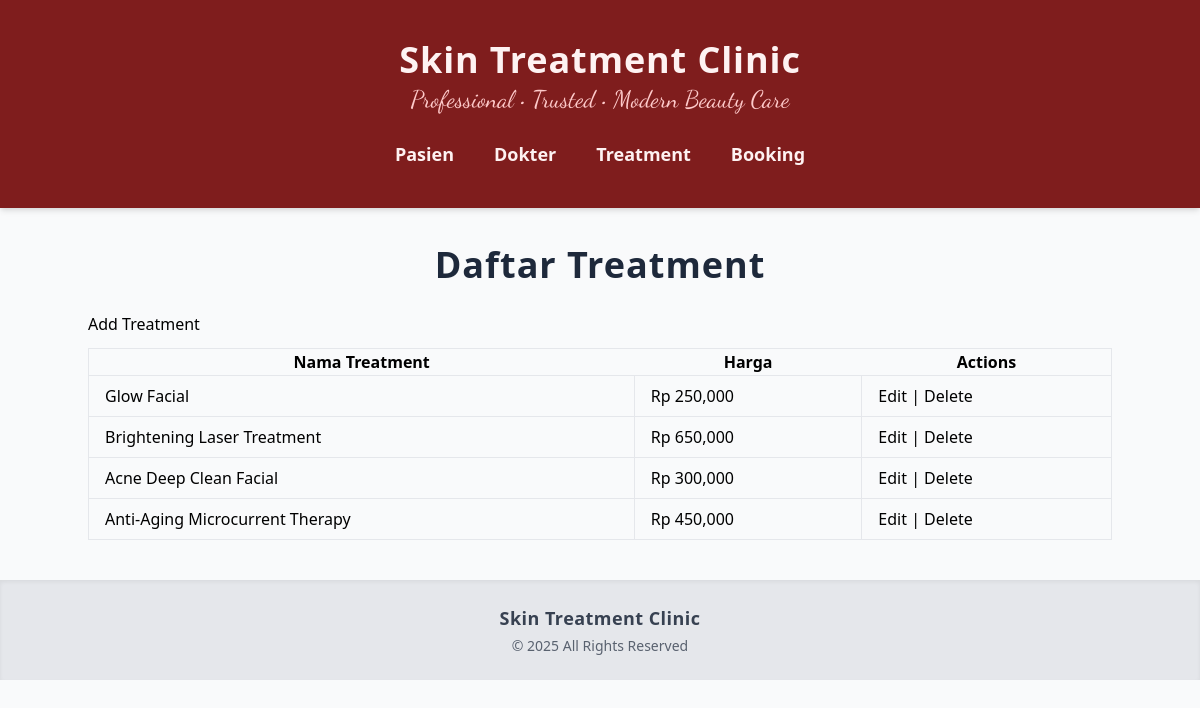
Screenshot of /index.php?entity=treatment&action=list with the database file from the repository.
### tables this page shows
CREATE TABLE treatment (
    id_treatment INT AUTO_INCREMENT PRIMARY KEY,
    nama_treatment VARCHAR(100) NOT NULL,
    harga INT NOT NULL
);

### models/Treatment.php (called while the page is built, shortened)
<?php
require_once "config/Database.php";
class Treatment
{
    private $conn;
    private $table = "treatment";
    public function __construct()
    {
        $database = new Database();
        $this->conn = $database->getConnection();
    }
    public function getAll()
    {
        $query = "SELECT * FROM " . $this->table;
        $stmt = $this->conn->prepare($query);
        $stmt->execute();
        return $stmt->fetchAll(PDO::FETCH_ASSOC);
    }
}

### config/Database.php (called while the page is built, shortened)
<?php
class Database
{
    private $host = "localhost";
    private $database = "skin_clinic";
    private $username = "root";
    private $password = "";
    public function getConnection()
    {
        $this->conn = null;
        try {
            $this->conn = new PDO(
                "mysql:host=" . $this->host . ";dbname=" . $this->database,
                $this->username,
                $this->password
            );
            $this->conn->setAttribute(PDO::ATTR_ERRMODE, PDO::ERRMODE_EXCEPTION);
        } catch (PDOException $exception) {
            echo "Connection error: " . $exception->getMessage();
        }
        return $this->conn;
    }
}

### viewmodels/TreatmentViewModel.php (called while the page is built, shortened)
<?php
require_once 'models/Treatment.php';
class TreatmentViewModel
{
    private $treatment;
    public function __construct()
    {
        $this->treatment = new Treatment();
    }
    public function getTreatmentList()
    {
        return $this->treatment->getAll();
    }
}

### views/treatment_list.php (the view)
<?php
require_once 'views/template/header.php';
?>
<h2 class="page-title">Daftar Treatment</h2>
<a href="index.php?entity=treatment&action=add">Add Treatment</a>
<table class="w-full border mt-3">
    <tr>
        <th>Nama Treatment</th>
        <th>Harga</th>
        <th>Actions</th>
    </tr>
    <?php foreach ($treatmentList as $t): ?>
        <tr>
            <td class="border px-4 py-2"><?php echo htmlspecialchars($t['nama_treatment']); ?></td>
            <td class="border px-4 py-2">Rp <?php echo number_format($t['harga']); ?></td>
            <td class="border px-4 py-2">
                <a href="index.php?entity=treatment&action=edit&id=<?php echo $t['id_treatment']; ?>">Edit</a> |
                <a href="index.php?entity=treatment&action=delete&id=<?php echo $t['id_treatment']; ?>"
                    onclick="return confirm('Hapus treatment?');">Delete</a>
            </td>
        </tr>
    <?php endforeach; ?>
</table>
<?php
require_once 'views/template/footer.php';
?>

### views/template/header.php (style rules this page uses)
.page-title { font-size: 36px; font-weight: 800; margin: 30px 0 20px 0; color: #1e293b; text-align: center; letter-spacing: 1px; }

### rows the page displays
treatment: nama_treatment "Glow Facial", harga "250,000"
treatment: nama_treatment "Brightening Laser Treatment", harga "650,000"
treatment: nama_treatment "Acne Deep Clean Facial", harga "300,000"
treatment: nama_treatment "Anti-Aging Microcurrent Therapy", harga "450,000"
